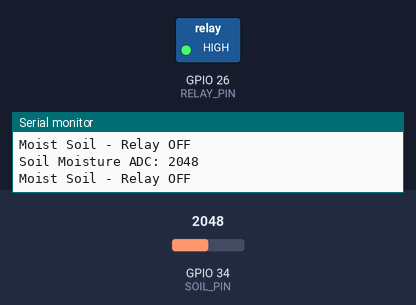
A sketch run on a simulated ESP32. Shown: switched loads named in the sketch (green lamp = pin HIGH), the last lines printed to the serial monitor. The test bench sets the inputs (shaded band); at power-on: GPIO 34 (SOIL_PIN) = 2048.

Above: at 1.8 s.
1.9 s: GPIO 34 (SOIL_PIN) set to 2552
3.4 s: GPIO 34 (SOIL_PIN) set to 2638
At 5.2 s:
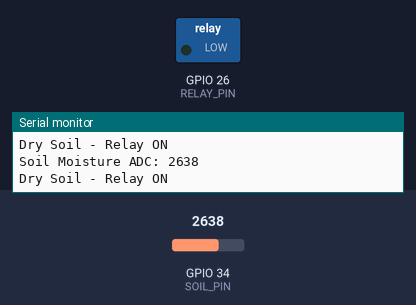
5.5 s: GPIO 34 (SOIL_PIN) set to 1829
7.2 s: GPIO 34 (SOIL_PIN) set to 1731
At 8.3 s:
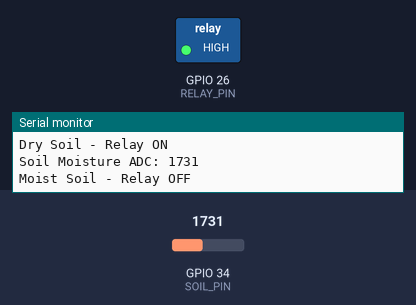
9.5 s: GPIO 34 (SOIL_PIN) set to 2640
At 11.1 s:
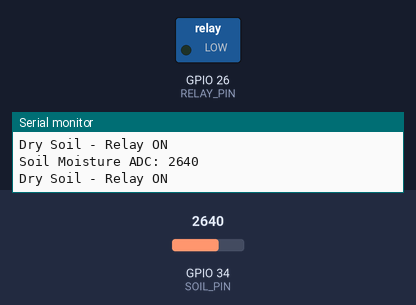
Timing chart, 0 to 12.5 s (numbered marks = the images above; inputs shaded):
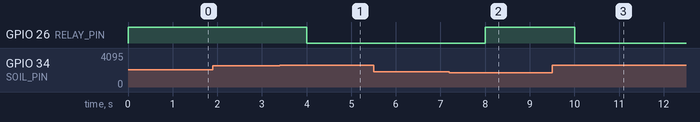

Measured:
- the behaviour switches between 2600 and 2601 on GPIO 34 (SOIL_PIN) (found by bisection; images 0 and 1)
- the behaviour switches between 1800 and 1799 on GPIO 34 (SOIL_PIN) (found by bisection; images 1 and 2)
- after the input at 3.4 s, GPIO 26 (RELAY_PIN): HIGH → LOW after 0.60 s
- after the input at 7.2 s, GPIO 26 (RELAY_PIN): LOW → HIGH after 0.80 s
- after the input at 9.5 s, GPIO 26 (RELAY_PIN): HIGH → LOW after 0.51 s

The sketch:

code.ino
```cpp
#define SOIL_PIN 34
#define RELAY_PIN 26

const int DRY_THRESHOLD = 2600;
const int WET_THRESHOLD = 1800;

const int RELAY_ON = LOW;
const int RELAY_OFF = HIGH;

bool watering = false;

void setup() {
  Serial.begin(115200);

  digitalWrite(RELAY_PIN, RELAY_OFF);
  pinMode(RELAY_PIN, OUTPUT);
  digitalWrite(RELAY_PIN, RELAY_OFF);

  Serial.println("Smart Irrigation System Started");
}

void loop() {
  int moisture = analogRead(SOIL_PIN);

  Serial.print("Soil Moisture ADC: ");
  Serial.println(moisture);

  if (moisture > DRY_THRESHOLD) {
    watering = true;
  } else if (moisture < WET_THRESHOLD) {
    watering = false;
  }

  if (watering) {
    digitalWrite(RELAY_PIN, RELAY_ON);
    Serial.println("Dry Soil - Relay ON");
  } else {
    digitalWrite(RELAY_PIN, RELAY_OFF);
    Serial.println("Moist Soil - Relay OFF");
  }

  delay(1000);
}
```
